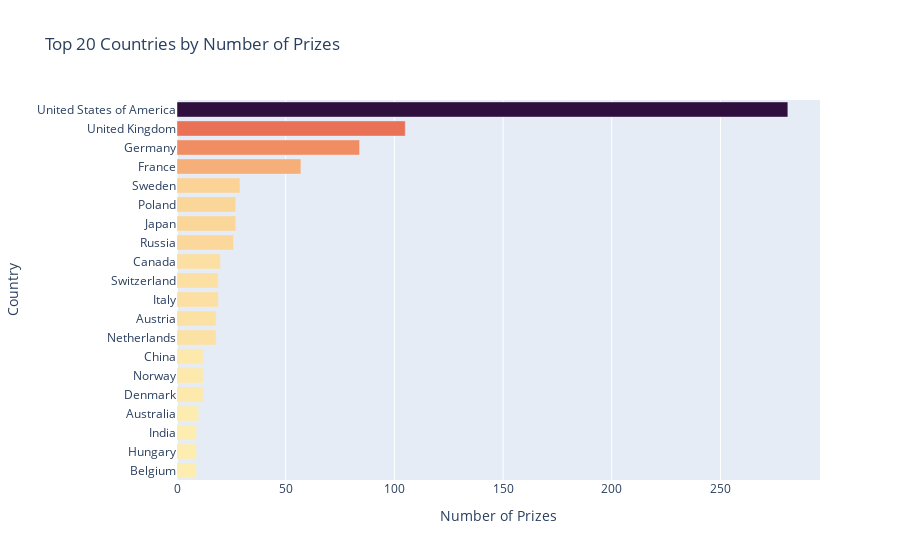

Write notebook code for a chart like this one.
### Code cell
h_bar = px.bar(
    x=top20_countries.prize,
    y=top20_countries.birth_country_current,
    orientation="h",
    color=top20_countries.prize,
    color_continuous_scale="matter",
    title="Top 20 Countries by Number of Prizes"
)

h_bar.update_layout(
    xaxis_title="Number of Prizes",
    yaxis_title="Country",
    coloraxis_showscale=False,
)

h_bar.show()

### Figure 1 — Plotly figure (JSON) as saved in the notebook; plotly's stock layout.template omitted (floating-point values rounded to 4 significant figures)
{"data": [{"alignmentgroup": "True", "hovertemplate": "x=%{x}<br>y=%{y}<br>color=%{marker.color}<extra></extra>", "legendgroup": "", "marker": {"color": [9, 9, 9, 10, 12, 12, 12, 18, 18, 19, 19, 20, 26, 27, 27, 29, 57, 84, 105, 281], "coloraxis": "coloraxis", "pattern": {"shape": ""}}, "name": "", "offsetgroup": "", "orientation": "h", "showlegend": false, "textposition": "auto", "type": "bar", "x": [9, 9, 9, 10, 12, 12, 12, 18, 18, 19, 19, 20, 26, 27, 27, 29, 57, 84, 105, 281], "xaxis": "x", "y": ["Belgium", "Hungary", "India", "Australia", "Denmark", "Norway", "China", "Netherlands", "Austria", "Italy", "Switzerland", "Canada", "Russia", "Japan", "Poland", "Sweden", "France", "Germany", "United Kingdom", "United States of America"], "yaxis": "y"}], "layout": {"barmode": "relative", "coloraxis": {"colorbar": {"title": {"text": "color"}}, "colorscale": [[0, "rgb(253, 237, 176)"], [0.09091, "rgb(250, 205, 145)"], [0.1818, "rgb(246, 173, 119)"], [0.2727, "rgb(240, 142, 98)"], [0.3636, "rgb(231, 109, 84)"], [0.4545, "rgb(216, 80, 83)"], [0.5455, "rgb(195, 56, 90)"], [0.6364, "rgb(168, 40, 96)"], [0.7273, "rgb(138, 29, 99)"], [0.8182, "rgb(107, 24, 93)"], [0.9091, "rgb(76, 21, 80)"], [1, "rgb(47, 15, 61)"]], "showscale": false}, "legend": {"tracegroupgap": 0}, "title": {"text": "Top 20 Countries by Number of Prizes"}, "xaxis": {"anchor": "y", "domain": [0, 1], "title": {"text": "Number of Prizes"}}, "yaxis": {"anchor": "x", "domain": [0, 1], "title": {"text": "Country"}}}}
